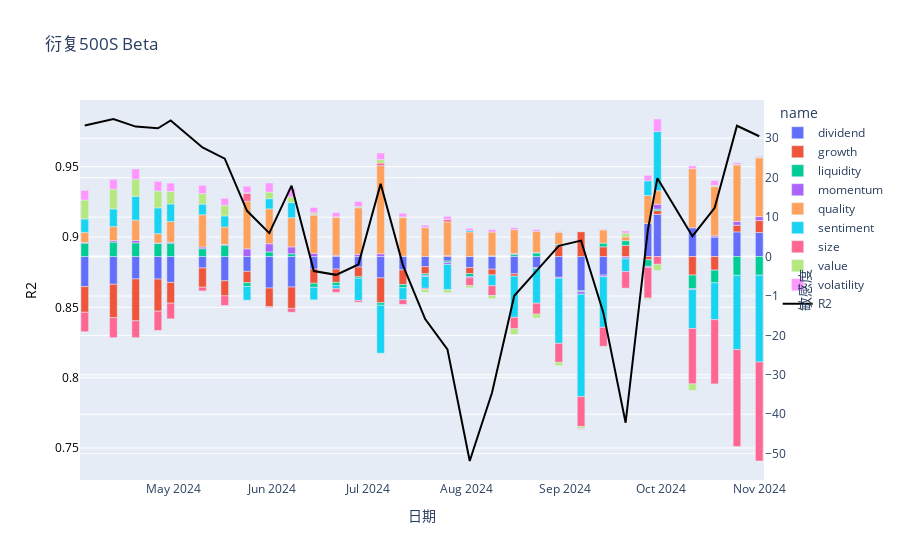

The cell this chart's notebook holds for it:
### Code cell
nav_analysis_config = NavAnalysisConfig(
    bench_data_path=Path(r"C:\Euclid_Jie\barra\src\nav_analysis\index_data.csv"),
    # nav_data_path=Path(r"C:\Users\Ouwei\Desktop\管理人单页\SLD035-同温层量化阿尔法1号.xlsx"),
    nav_data_path=Path(
        r"C:\Users\Ouwei\Desktop\nav_data\净值库1101\按策略分\500增强\衍复500S.xlsx"
    ),
    begin_date=np.datetime64("2023-12-29"),
    # end_date=np.datetime64("2024-07-30"),
    open_html=False,
    # benchmark="SHSE.000905",
)
demo = SingleNavAnalysis(nav_analysis_config)
demo.analysis()
demo.attraction_analysis(
    barra_rtn_df=pd.read_csv(r"barra_data\cne6.csv"),
    show=True,
    R2=True,
)
demo.export_html()
